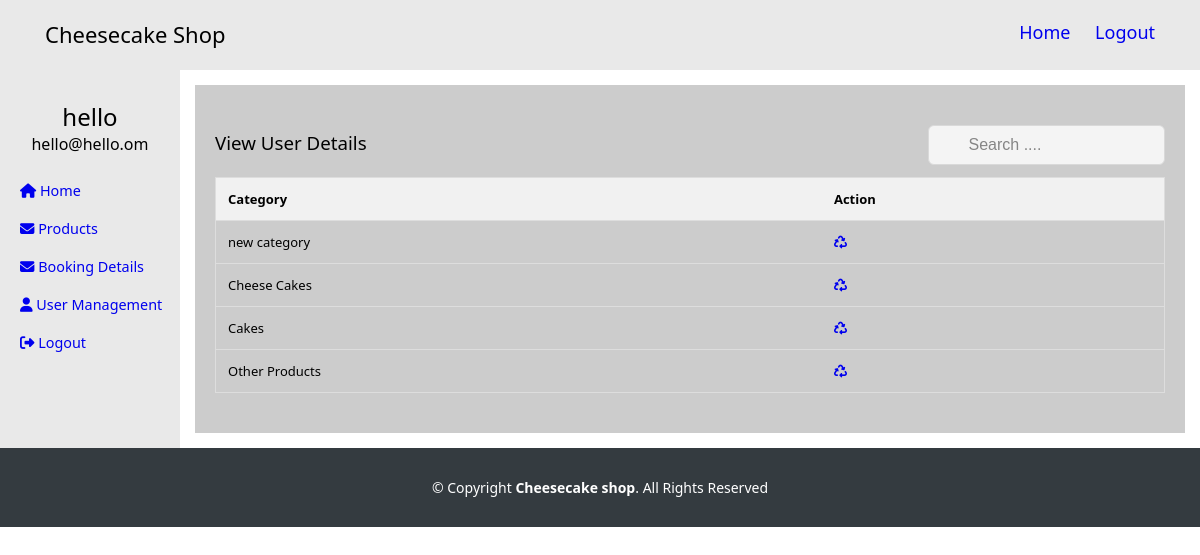
Before: /admin/viewcategory.php (signed in) with the older database file.
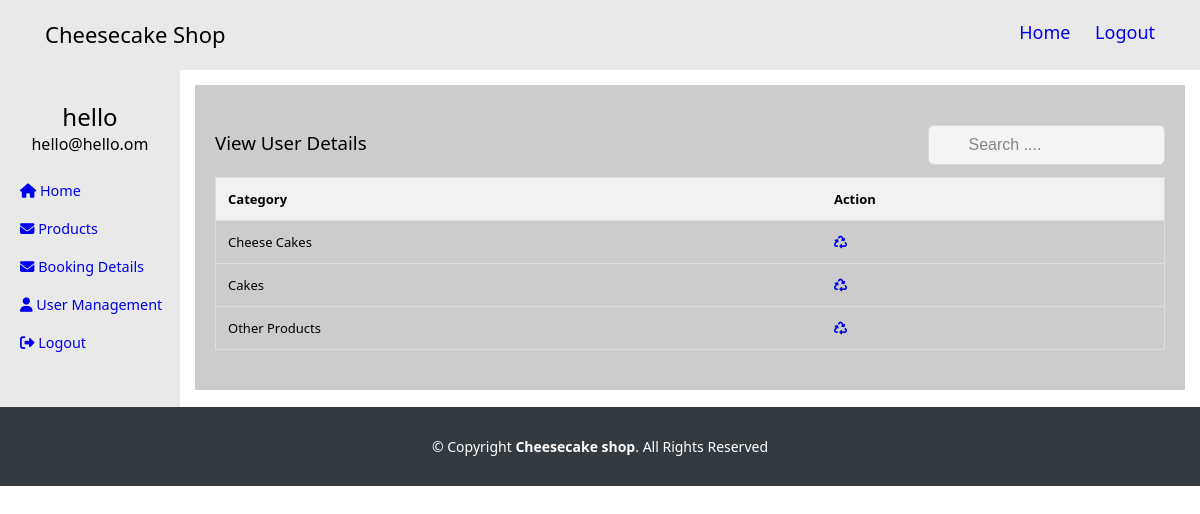
After: the same page with the newer database file.
### tables this page shows
CREATE TABLE `users` (
  `u_id` int(11) NOT NULL,
  `full_name` varchar(45) NOT NULL,
  `address` varchar(250) NOT NULL,
  `password` varchar(250) NOT NULL,
  `email` varchar(250) DEFAULT NULL,
  `dateJoined` datetime NOT NULL,
  `is_admin` tinyint(4) DEFAULT NULL
);

CREATE TABLE `categories` (
  `id` int(11) NOT NULL,
  `title` varchar(255) NOT NULL,
  `p_id` int(11) DEFAULT NULL
);

### src/admin/viewcategory.php (the view, shortened to what this page needs)
<?php require "header.php"; ?>
<?php
require "../connection.php";
$certificate = $pdo->prepare("SELECT *
            FROM categories ");
$certificate->execute();
?>
<section>
    <div class="container-fluid">
        <div class="row">
            <div class="first">
                <?php require "sidebar.php"; ?>
            </div>
            <div class="second">
                <div class="right">
                    <div class="detail">
                        <div class="row">
                            <div class="sort1">
                                <h3>View User Details</h3>
                            </div>
                            <div class="sort">
                                <input type="text" class="sorts" id="myInput" onkeyup="myFunction()" placeholder="Search ...." title="Type in a name">
                            </div>
                        </div>
                        <table id="myTable">
                            <tr class="header">
                                <th>Category</th>
                                <th>Action</th>
                            </tr>
                            <?php foreach ($certificate as $row) { ?>
                                <tr>
                                    <td><?php echo $row['title']; ?></td>
                                    <td><a <?php echo 'href="viewcategory.php?det=' . $row['id'] . '"' ?>><i class="fas fa-recycle"></i></a></td>
                                </tr>
                            <?php } ?>
                        </table>
                    </div>
                </div>
            </div>
        </div>
    </div>
</section>
<?php require "../footer.php"; ?>

### src/admin/sidebar.php (shortened to what this page needs)
<?php
require "../connection.php";
$admin_id = $_SESSION['customer_id'];
$userprofile = $pdo->prepare("SELECT * FROM users WHERE u_id = '$admin_id'");
$userprofile->execute();
?>
<div>
    <div class="center">
        <?php foreach ($userprofile as $row) { ?>
            <h2><?php echo $row['full_name'] ?></h2>
            <p><?php echo $row['email']; ?></p>
        <?php } ?>
    </div>
    <div>
        <ul class="users">
            <li class="users1"><a class="users2" href="home.php"><i class="fas fa-home"></i> Home</a></li>
            <li class="users1"><a class="users2" href="#" style="position: relative;"><i class="fas fa-envelope"></i> Products</a>
            </li>
            <li class="users1"><a class="users2" href="#" style="position: relative;"><i class="fas fa-envelope"></i> Booking Details</a>
            </li>
            <li class="users1"><a class="users2" href="#" style="position: relative;"><i class="fas fa-user"></i> User Management</a>
            </li>
            <li class="users1"><a class="users2" href="logout.php"><i class="fas fa-sign-out-alt"></i> Logout</a></li>
        </ul>
    </div>
</div>

Changed rows visible on the page:
removed categories: title "new category"
